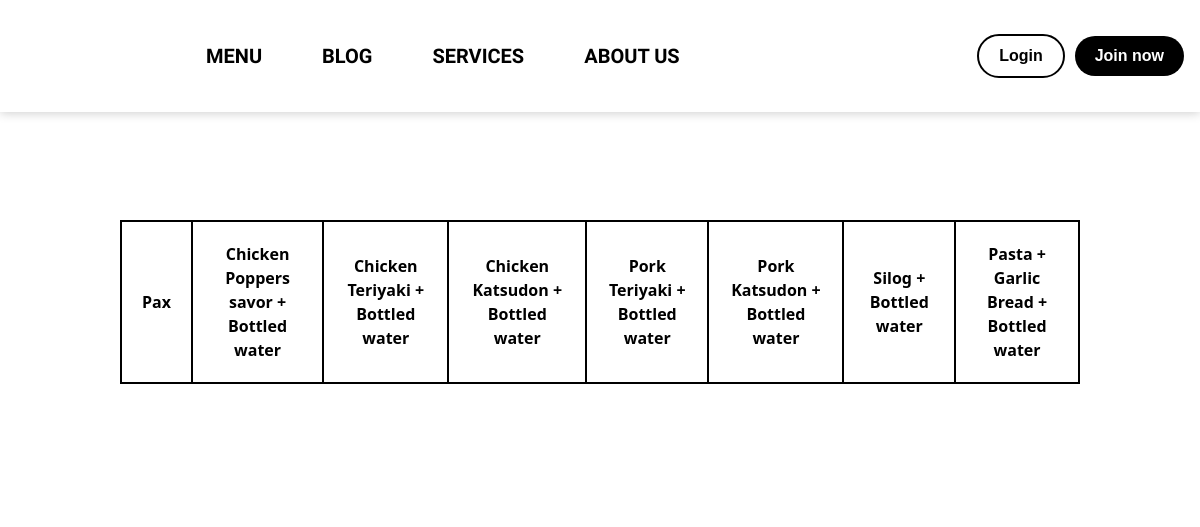
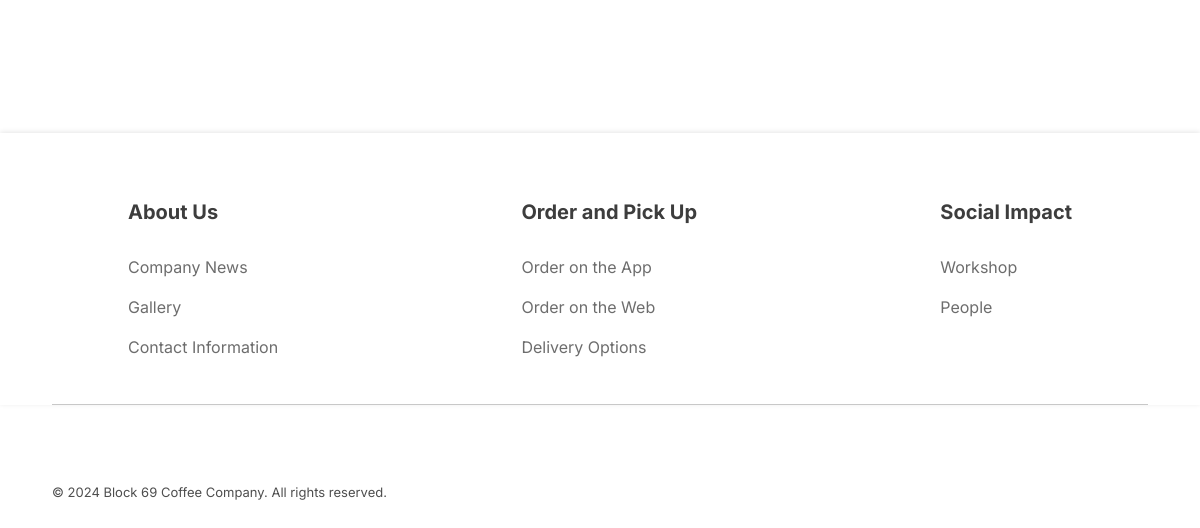
/cateringServices.php, run on an earlier commit of the app's database (2 pictures, top to bottom).
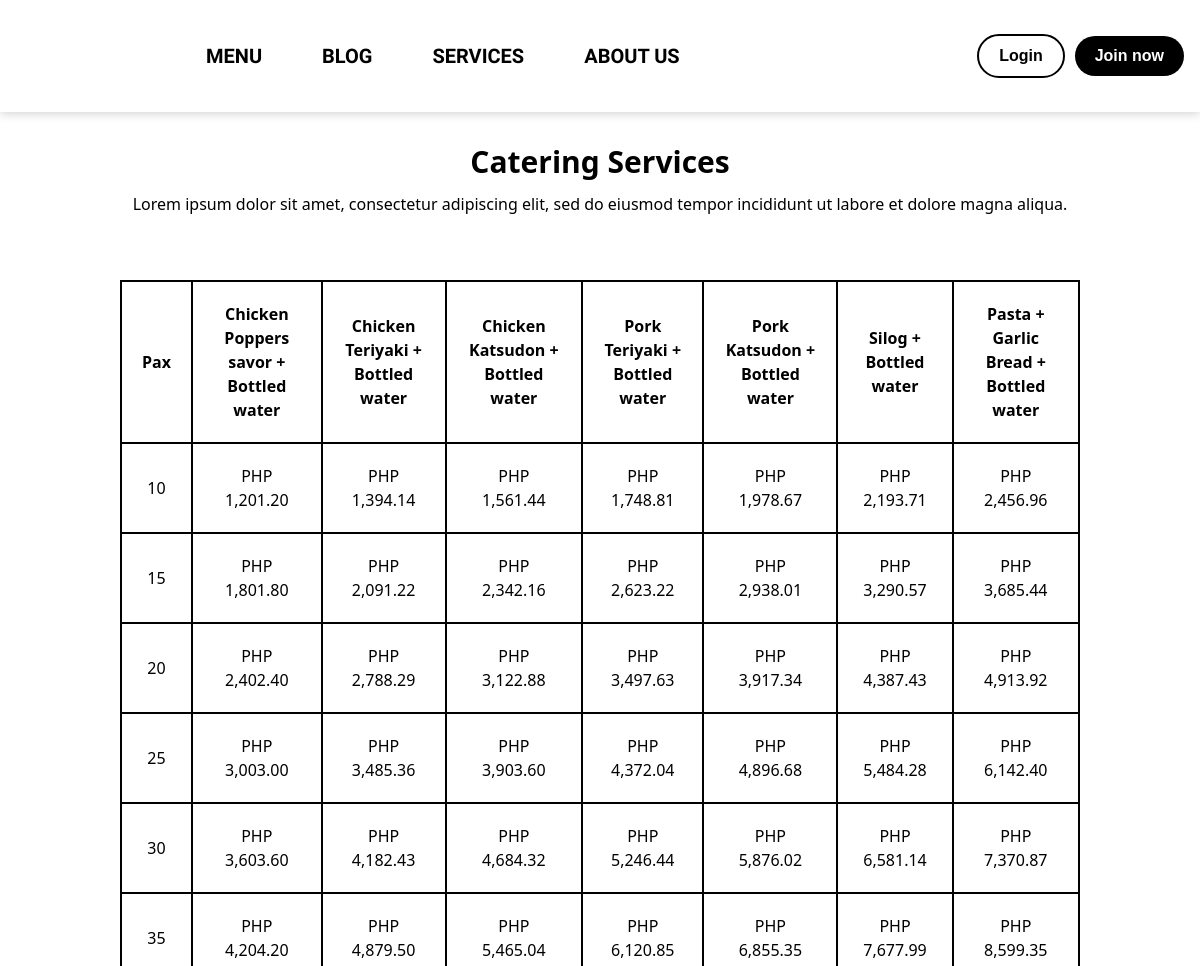
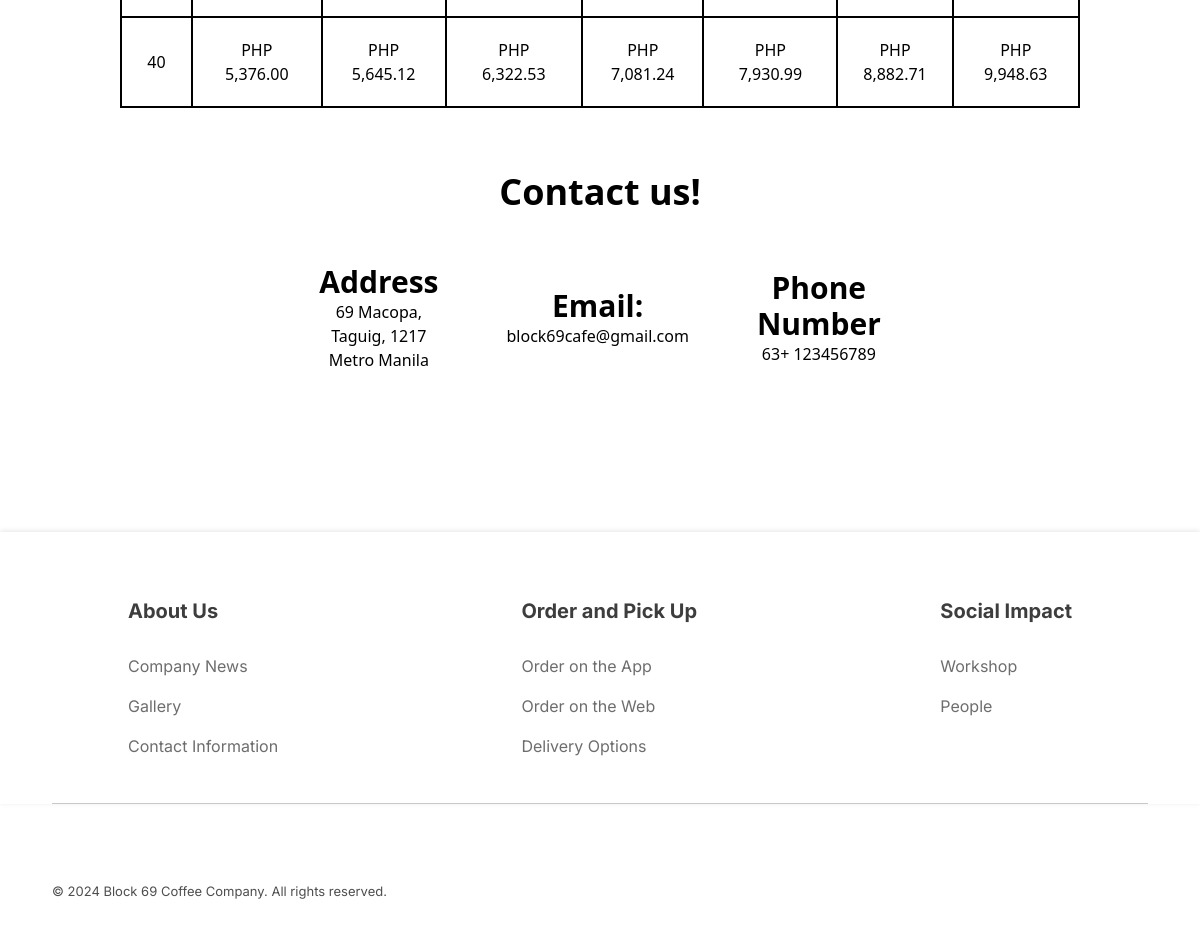
And on a later commit of the database (2 pictures, top to bottom).
### tables this page shows
CREATE TABLE `cateringservicescontent` (
  `id` int(11) NOT NULL,
  `title` varchar(1500) NOT NULL,
  `description` varchar(1500) NOT NULL
);

CREATE TABLE `cateringservicestable` (
  `id` int(11) NOT NULL,
  `pax` varchar(1500) NOT NULL,
  `cps` varchar(1500) NOT NULL,
  `ct` varchar(1500) NOT NULL,
  `ck` varchar(1500) NOT NULL,
  `pt` varchar(1500) NOT NULL,
  `pk` varchar(1500) NOT NULL,
  `silog` varchar(1500) NOT NULL,
  `pasta` varchar(1500) NOT NULL
);

CREATE TABLE `packagecontactcontent` (
  `id` int(11) NOT NULL,
  `img` varchar(1500) NOT NULL,
  `title` varchar(1500) NOT NULL,
  `description` varchar(1500) NOT NULL
);

### config/functions.php (called while the page is built, shortened)
<?php
function check_login($conn){
  return isset($_SESSION['username']);
}

### config/content-manage.php (called while the page is built, shortened)
<?php
  function get_cateringservicestable($conn){
    $query = "SELECT * FROM cateringservicestable";
    $result = mysqli_query($conn, $query);
    $all_content = mysqli_fetch_all($result, MYSQLI_ASSOC);
    return $all_content;
  }
  function get_cateringservicescontent($conn){
    $query = "SELECT * FROM cateringservicescontent";
    $result = mysqli_query($conn, $query);
    $all_content = mysqli_fetch_all($result, MYSQLI_ASSOC);
    return $all_content;
  }
  function get_packagecontactcontent($conn){
    $query = "SELECT * FROM packagecontactcontent";
    $result = mysqli_query($conn, $query);
    $all_content = mysqli_fetch_all($result, MYSQLI_ASSOC);
    return $all_content;
  }

### cateringServices.php (the view, shortened to what this page needs)
<?php
include_once './config/connect.php';
include_once './config/functions.php';
include_once './config/content-manage.php';
$conn = get_connection();
$cateringservicestable = get_cateringservicestable($conn);
$cateringservicescontent = get_cateringservicescontent($conn);
$packagecontactcontent = get_packagecontactcontent($conn);
include_once('partials/header.php');
?>
<script src="https://cdn.tailwindcss.com"></script>
<section class="flex flex-col gap-16 items-center">
    <div class="flex flex-col gap-3 text-center items-center" <?php if ($user_type == 'admin') echo 'contenteditable="true"'; ?>>
        <h1 class="text-3xl font-bold">
            <?php echo $cateringservicescontent[0]["title"]; ?>
        </h1>
        <h3 class="font-light">
            <?php echo $cateringservicescontent[0]["description"]; ?>
        </h3>
    </div>
    <div class="flex flex-col justify-center items-center">
        <table class="w-4/5 text-center">
            <thead>
                <tr>
                    <th class="border-black border-2 p-5"><h1>Pax</h1></th>
                    <th class="border-black border-2 p-5"><h1>Chicken Poppers savor + Bottled water</h1></th>
                    <th class="border-black border-2 p-5"><h1>Chicken Teriyaki + Bottled water</h1></th>
                    <th class="border-black border-2 p-5"><h1>Chicken Katsudon + Bottled water</h1></th>
                    <th class="border-black border-2 p-5"><h1>Pork Teriyaki + Bottled water</h1></th>
                    <th class="border-black border-2 p-5"><h1>Pork Katsudon + Bottled water</h1></th>
                    <th class="border-black border-2 p-5"><h1>Silog + Bottled water</h1></th>
                    <th class="border-black border-2 p-5"><h1>Pasta + Garlic Bread + Bottled water</h1></th>
                </tr>
            </thead>
            <tbody>
                <?php foreach ($cateringservicestable as $row) { ?>
                    <tr data-id="<?php echo $row['id']; ?>">
                        <td class="border-black border-2 p-5" <?php if ($user_type == 'admin') echo 'contenteditable="true"'; ?>><?php echo $row["pax"]; ?></td>
                        <td class="border-black border-2 p-5" <?php if ($user_type == 'admin') echo 'contenteditable="true"'; ?>><?php echo $row["cps"]; ?></td>
                        <td class="border-black border-2 p-5" <?php if ($user_type == 'admin') echo 'contenteditable="true"'; ?>><?php echo $row["ct"]; ?></td>
                        <td class="border-black border-2 p-5" <?php if ($user_type == 'admin') echo 'contenteditable="true"'; ?>><?php echo $row["ck"]; ?></td>
                        <td class="border-black border-2 p-5" <?php if ($user_type == 'admin') echo 'contenteditable="true"'; ?>><?php echo $row["pt"]; ?></td>
                        <td class="border-black border-2 p-5" <?php if ($user_type == 'admin') echo 'contenteditable="true"'; ?>><?php echo $row["pk"]; ?></td>
                        <td class="border-black border-2 p-5" <?php if ($user_type == 'admin') echo 'contenteditable="true"'; ?>><?php echo $row["silog"]; ?></td>
                        <td class="border-black border-2 p-5" <?php if ($user_type == 'admin') echo 'contenteditable="true"'; ?>><?php echo $row["pasta"]; ?></td>
                    </tr>
                <?php } ?>
            </tbody>
        </table>
    </div>
    <div class="flex flex-col justify-center items-center">
        <div class="flex items-center justify-center">
            <h1 class="text-4xl font-bold">
                <?php echo $packagecontactcontent[3]["title"]; ?>
            </h1>
        </div>
        <div class="flex flex-row justify-center items-center gap-1 w-2/4">
            <div class="flex flex-col justify-center items-center p-8">
                <?php
                $title1 = $packagecontactcontent[0]["title"];
                $desc1 = $packagecontactcontent[0]["description"];
                ?>
                <div class="">
                    <h1 class="text-3xl font-bold text-center">
                        <?php echo $title1 ?>
                    </h1>
                </div>
                <div class="">
                    <h3 class="text-center">
                        <?php echo $desc1 ?>
                    </h3>
                </div>
            </div>
            <div class="flex flex-col justify-center items-center p-8">
                <?php
                $title2 = $packagecontactcontent[1]["title"];
                $desc2 = $packagecontactcontent[1]["description"];
                ?>
                <div class="">
                    <h1 class="text-3xl font-bold text-center">
                        <?php echo $title2 ?>
                    </h1>
                </div>
                <div class="">
                    <h3 class=" text-center">
                        <?php echo $desc2 ?>
                    </h3>
                </div>
            </div>
            <div class="flex flex-col justify-center items-center p-8">
                <?php
                $title3 = $packagecontactcontent[2]["title"];
                $desc3 = $packagecontactcontent[2]["description"];
                ?>
                <div class="">
                    <h1 class="text-3xl font-bold text-center">
                        <?php echo $title3 ?>
                    </h1>
                </div>
                <div class="">
                    <h3 class=" text-center">
                        <?php echo $desc3 ?>
                    </h3>
                </div>
            </div>
        </div>
    </div>
</section>
<?php include('partials/footer.php'); ?>

### partials/header.php (shortened to what this page needs)
<?php
  include_once './config/functions.php';
  $conn = get_connection();
  $userActive = check_login($conn);
  $user_type = check_usertype($conn);
  $cartCount_query = "SELECT COUNT(*) as cart_count FROM cartcontent";
  $cartCountresult = mysqli_query($conn, $cartCount_query);
  $cart_count = 0;
  if(mysqli_num_rows($cartCountresult) > 0) {
    $row = mysqli_fetch_assoc($cartCountresult);
    $cart_count = $row['cart_count'];
  } else {
    $cart_count = 0;
  }
?>
<!DOCTYPE html>
<html lang="en">
<head>
  <link rel="stylesheet" href="css/header.css">
  <link rel="stylesheet" href="https:stackpath.bootstrapcdn.com/font-awesome/4.7.0/css/font-awesome.min.css">
</head>
<body>
  <nav id="mainNav">
    <ul>
      <li><a href="../admin/menu.php">MENU</a></li>
      <li><a href="../admin/blog.php">BLOG</a></li>
      <li><a href="../admin/services.php">SERVICES</a></li>
      <li><a href="../admin/about.php">ABOUT US</a></li>
    </ul>
    <div class="buttons">
      <?php
    if($userActive){
      echo '
        <a id="UserAccount" href="useraccount.php"><i class="fa-solid fa-circle-user"></i></a>';
          echo' <a id="Cart" href="shopping-cart.php"><i class="fa-solid fa-cart-shopping" style="font-size: 25px;"><span>'; echo $cart_count; echo'</span></i></a>';
      echo'
        <a href="sign-out.php" id="Sign-out"><i class="fa-sharp fa-solid fa-right-from-bracket" style="font-size: 25px; margin-right: 10px;"></i></a>
        </div>
        ';
    }else{
        echo '<a href="sign-in.php" id="Sign-in">Login</a>
        <a href="sign-up.php" id="Sign-up">Join now</a>
        ';
    }
    ?>
    </div>
  </nav>

### partials/footer.php
<link rel="stylesheet" href="css/footer.css">
<div class="footer" id="footer">
  <div class="content">
    <ul>
      <p>About Us</p>
      <li><a href="../admin/blog.php">Company News</a></li>
      <li><a href="../admin/gallery.php">Gallery</a></li>
      <li><a href="../admin/contact.php">Contact Information</a></li>
    </ul>
    <ul>
      <p>Order and Pick Up</p>
      <li><a
          href="https://www.grab.com/ph/download/?pid=inappsharing&c=2-C4LVWAVXCF5XE2&is_retargeting=true&af_force_deeplink=true&fbclid=IwAR3_Ai2QMasaJOGzQ2TGCPl4Z25OfmvcQnOfd3L953dtv5kO3NfJ60kEu0M">Order
          on the App</a></li>
      <li><a href="../admin/menu.php">Order on the Web</a></li>
      <li><a
          href="https://www.grab.com/ph/download/?pid=inappsharing&c=2-C4LVWAVXCF5XE2&is_retargeting=true&af_force_deeplink=true&fbclid=IwAR3_Ai2QMasaJOGzQ2TGCPl4Z25OfmvcQnOfd3L953dtv5kO3NfJ60kEu0M">Delivery
          Options</a></li>
    </ul>
    <ul>
      <p>Social Impact</p>
      <li><a href="../admin/blog.php">Workshop</a></li>
      <li><a href="../admin/blog.php">People</a></li>
    </ul>
  </div>
</div>
<div class="privacy" id="privacy">
  <div class="social-icons">
    <div class="content">
      <a href="https://www.facebook.com/block69cafe" target="_blank"><img src="Icons/facebook.png" alt=""></a>
      <a href="https://www.facebook.com/messages/t/107501385386077" target="_blank"><img src="Icons/messenger.png"
          alt=""></a>
      <a href="https://www.tiktok.com/@block69cafe?is_from_webapp=1&sender_device=pc" target="_blank"><img
          src="Icons/tiktok.png" alt=""></a>
      <a href="https://www.instagram.com/block69cafe/" target="_blank"><img src="Icons/instagram.png" alt=""></a>
    </div>
  </div>
  <p>© 2024 Block 69 Coffee Company. All rights reserved.</p>
</div>
</body>
</html>

### css/header.css (style rules this page uses)
* { margin: 0; padding: 0; scroll-behavior: smooth; }
html, body { margin: 0; padding: 0; overflow-x: hidden; scroll-behavior: smooth; }
nav { z-index: 1; display: flex; justify-content: space-between; height: 7em; align-items: center; box-shadow: 0em 1px 10px rgb(0, 0, 0, .2); margin-bottom: 2em; }
nav ul { list-style: none; display: flex; margin-right: .5em; align-items: center; }
nav ul a { text-decoration: none; margin: 1.5em; color: black; font-size: 20px; font-family: League Spartan; font-weight: 600; }
nav .buttons { display: flex; justify-content: center; align-items: center; text-align: center; }
#Sign-in { padding: 8px 20px 8px 20px; background-color: transparent; font-weight: bold; border-radius: 3em; margin-right: 10px; border: 2px solid black; font-size: 16px; }
nav .buttons a { display: flex; justify-content: center; align-items: center; color: black; font-family: Arial; font-size: 15px; margin-right: 1.5em; }
#Sign-up { padding: 8px 20px 8px 20px; background-color: black; font-weight: bold; color: white; margin-right: 1em; border-radius: 3em; font-size: 16px; }
nav a { text-decoration: none; }

### css/footer.css (style rules this page uses)
.footer { margin-top: 0em; height: 17em; box-shadow: 0px -1px 5px rgba(0, 0, 0, 0.1); }
.footer .content { display: flex; justify-content: space-between; margin: 8em; padding-top: 4em; }
.footer ul { list-style: none; }
.footer p { color: rgb(61, 61, 61); font-family: Inter; font-weight: bold; margin-bottom: 1em; font-size: 20px; }
.footer li a { font-size: 16px; line-height: 2.5; font-family: Inter; text-decoration: none; color: rgb(109, 109, 109); }
.privacy { display: flex; flex-direction: column; font-family: Inter; font-size: 13px; margin-top: 0em !important; margin: 4em; box-shadow: 0px -1px 0px rgba(146, 146, 146, 0.5); }
.privacy .social-icons { padding-top: 2em; display: flex; }
.privacy .social-icons .content { display: flex; gap: 2.5em; margin: 1em; }
.privacy .social-icons img { margin: -15px; filter: brightness(25%); width: 2em; height: 2em; padding: 5px; object-fit: cover; }
.privacy p { color: rgb(78, 78, 78); padding-top: 2em; }

What changed in the data, as far as the page shows it:
added cateringservicescontent: title "Catering Services", description "Lorem ipsum dolor sit amet, consectetur adipiscing elit, sed do eiusmod tempor incididunt ut labore et dolore magna aliqua."
added cateringservicestable: pax "10", cps "PHP 1,201.20", ct "PHP 1,394.14", ck "PHP 1,561.44", pt "PHP 1,748.81", pk "PHP 1,978.67", silog "PHP 2,193.71", pasta "PHP 2,456.96"
added cateringservicestable: pax "15", cps "PHP 1,801.80", ct "PHP 2,091.22", ck "PHP 2,342.16", pt "PHP 2,623.22", pk "PHP 2,938.01", silog "PHP 3,290.57", pasta "PHP 3,685.44"
added cateringservicestable: pax "20", cps "PHP 2,402.40", ct "PHP 2,788.29", ck "PHP 3,122.88", pt "PHP 3,497.63", pk "PHP 3,917.34", silog "PHP 4,387.43", pasta "PHP 4,913.92"
added cateringservicestable: pax "25", cps "PHP 3,003.00", ct "PHP 3,485.36", ck "PHP 3,903.60", pt "PHP 4,372.04", pk "PHP 4,896.68", silog "PHP 5,484.28", pasta "PHP 6,142.40"
added cateringservicestable: pax "30", cps "PHP 3,603.60", ct "PHP 4,182.43", ck "PHP 4,684.32", pt "PHP 5,246.44", pk "PHP 5,876.02", silog "PHP 6,581.14", pasta "PHP 7,370.87"
added cateringservicestable: pax "35", cps "PHP 4,204.20", ct "PHP 4,879.50", ck "PHP 5,465.04", pt "PHP 6,120.85", pk "PHP 6,855.35", silog "PHP 7,677.99", pasta "PHP 8,599.35"
added cateringservicestable: pax "40", cps "PHP 5,376.00", ct "PHP 5,645.12", ck "PHP 6,322.53", pt "PHP 7,081.24", pk "PHP 7,930.99", silog "PHP 8,882.71", pasta "PHP 9,948.63"
added packagecontactcontent: title "Contact us!"
added packagecontactcontent: title "Address", description "69 Macopa, Taguig, 1217 Metro Manila"
added packagecontactcontent: title "Email:", description "block69cafe@gmail.com"
added packagecontactcontent: title "Phone Number", description "63+ 123456789"
